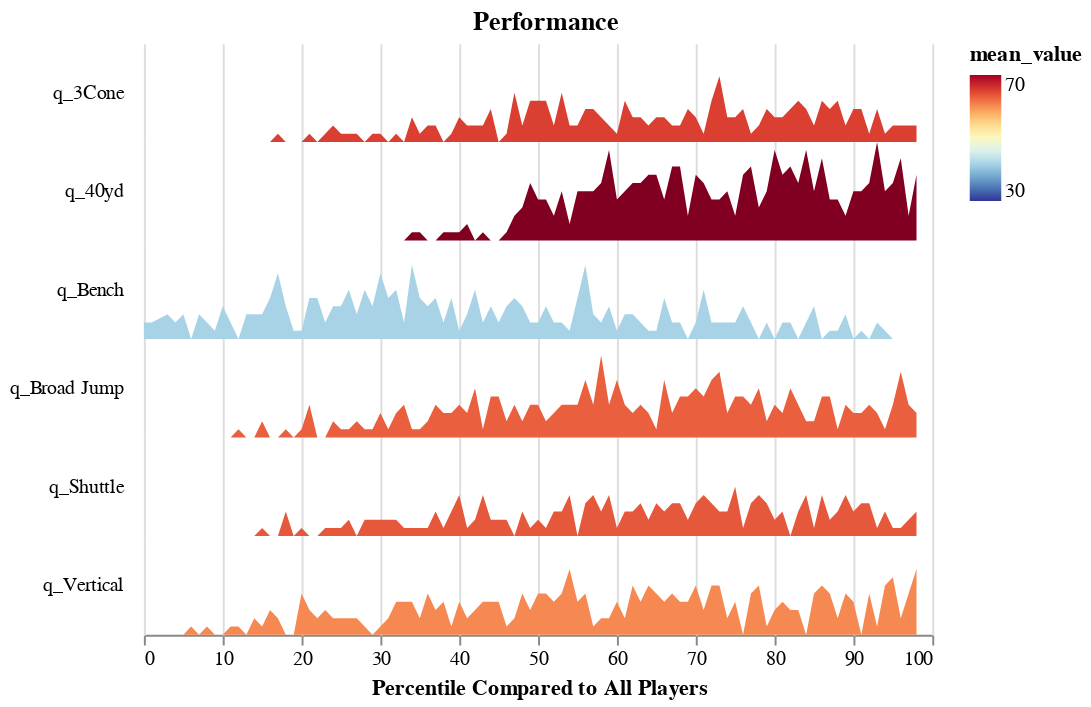

Notebook code for this chart:
### Code cell
import altair as alt
from vega_datasets import data


step = 50
overlap = 0

alt.Chart(fool, height=step
).transform_joinaggregate(
    mean_value='mean(myvalue)', groupby=['level_0']
).transform_bin(
    ['bin_min', 'bin_max'], "myvalue", bin=alt.Bin(maxbins=100)
).transform_aggregate(
    value='count()', groupby=['level_0', 'mean_value', 'bin_min', 'bin_max']
).transform_impute(
    impute='value', groupby=['level_0', 'mean_value'], key='bin_min', value=0
).mark_area(

).encode(
    alt.X('bin_min:Q', scale=alt.Scale(domain=[0,100]), title='Percentile Compared to All Players'),
    alt.Y(
        'value:Q',
        scale=alt.Scale(range=[step, -step * overlap]),
        axis=None
    ),
    alt.Fill(
        'mean_value:Q',
        #legend=None,
        scale=alt.Scale(domain=[30, 70], scheme='redyellowblue', reverse=True)
    ),
    alt.Row('level_0:N', title=None, header=alt.Header(labelAngle=0, labelAlign='left'))
).properties(
    title='Performance',
    bounds='flush'
).configure_facet(
    spacing=0
).configure_view(
    stroke=None
).configure_title(
    anchor='middle',
    align='center'
)

### Figure 1 — Vega-Lite specification as saved in the notebook (floating-point values rounded to 4 significant figures; data arrays with more than 128 entries replaced by an {"elided": "..."} marker saying what was removed)
{"config": {"view": {"continuousWidth": 400, "continuousHeight": 300, "stroke": null}, "facet": {"spacing": 0}, "title": {"align": "center", "anchor": "middle"}}, "data": {"name": "data-df74e7902a86b6482ff6d692368f3660"}, "mark": "area", "bounds": "flush", "encoding": {"fill": {"field": "mean_value", "scale": {"domain": [30, 70], "reverse": true, "scheme": "redyellowblue"}, "type": "quantitative"}, "row": {"field": "level_0", "header": {"labelAlign": "left", "labelAngle": 0}, "title": null, "type": "nominal"}, "x": {"field": "bin_min", "scale": {"domain": [0, 100]}, "title": "Percentile Compared to All Players", "type": "quantitative"}, "y": {"axis": null, "field": "value", "scale": {"range": [50, 0]}, "type": "quantitative"}}, "height": 50, "title": "Performance", "transform": [{"joinaggregate": [{"op": "mean", "field": "myvalue", "as": "mean_value"}], "groupby": ["level_0"]}, {"bin": {"maxbins": 100}, "field": "myvalue", "as": ["bin_min", "bin_max"]}, {"aggregate": [{"op": "count", "as": "value"}], "groupby": ["level_0", "mean_value", "bin_min", "bin_max"]}, {"impute": "value", "key": "bin_min", "groupby": ["level_0", "mean_value"], "value": 0}], "$schema": "https://vega.github.io/schema/vega-lite/v4.17.0.json", "datasets": {"data-df74e7902a86b6482ff6d692368f3660": {"elided": "1608 records"}}}
